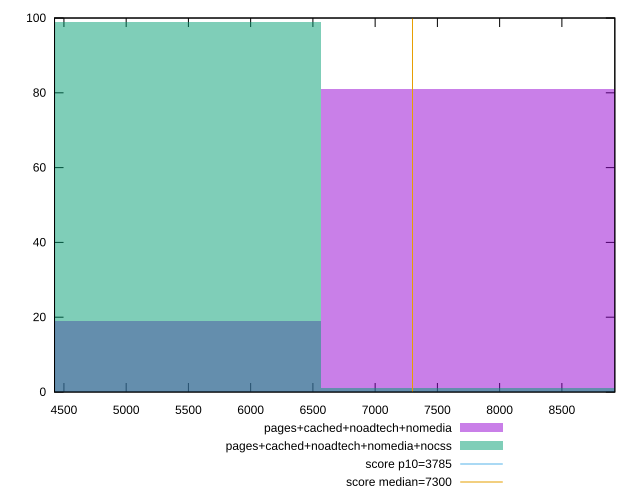

Source code (gnuplot):
reset

$pagesCachedNoadtechNomedia <<EOF
7877.181657065148 81
5251.454438043432 19
EOF

$pagesCachedNoadtechNomediaNocss <<EOF
5251.454438043432 99
7877.181657065148 1
EOF

set key outside below
set boxwidth 2625.727219021716
set xrange [4424.557999999999:8925.287]
set yrange [0:100]
set trange [0:100]
set style fill transparent solid 0.5 noborder

set parametric
set terminal svg size 640, 500 enhanced background rgb 'white'
set output "report_00015_2021-02-09T16-11-33.973Z/interactive/comparison/histogram/3_vs_4.svg"

plot $pagesCachedNoadtechNomedia title "pages+cached+noadtech+nomedia" with boxes, \
     $pagesCachedNoadtechNomediaNocss title "pages+cached+noadtech+nomedia+nocss" with boxes, \
     3785,t title "score p10=3785", \
     7300,t title "score median=7300"

reset
